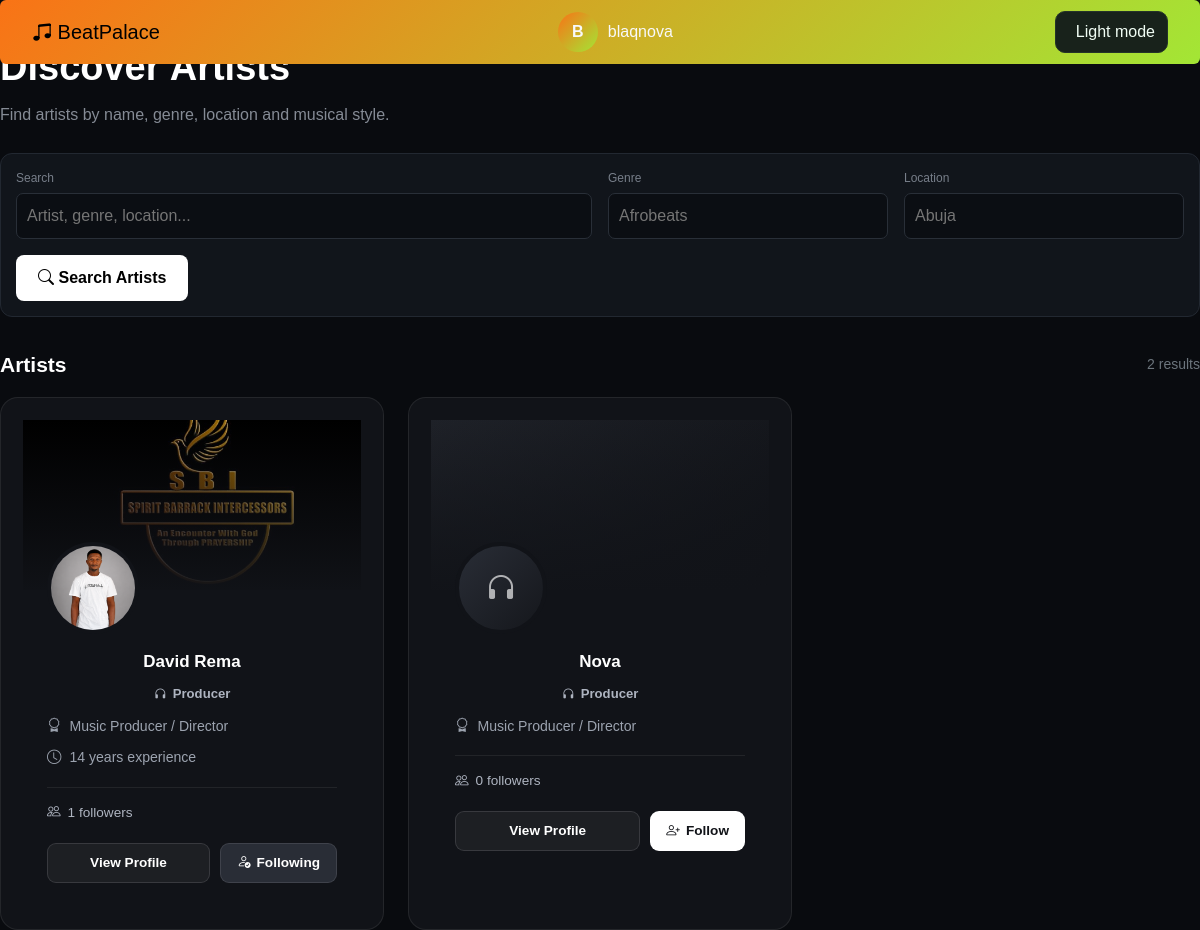
The page /discover/producers/ (signed in) on the database as committed earlier.
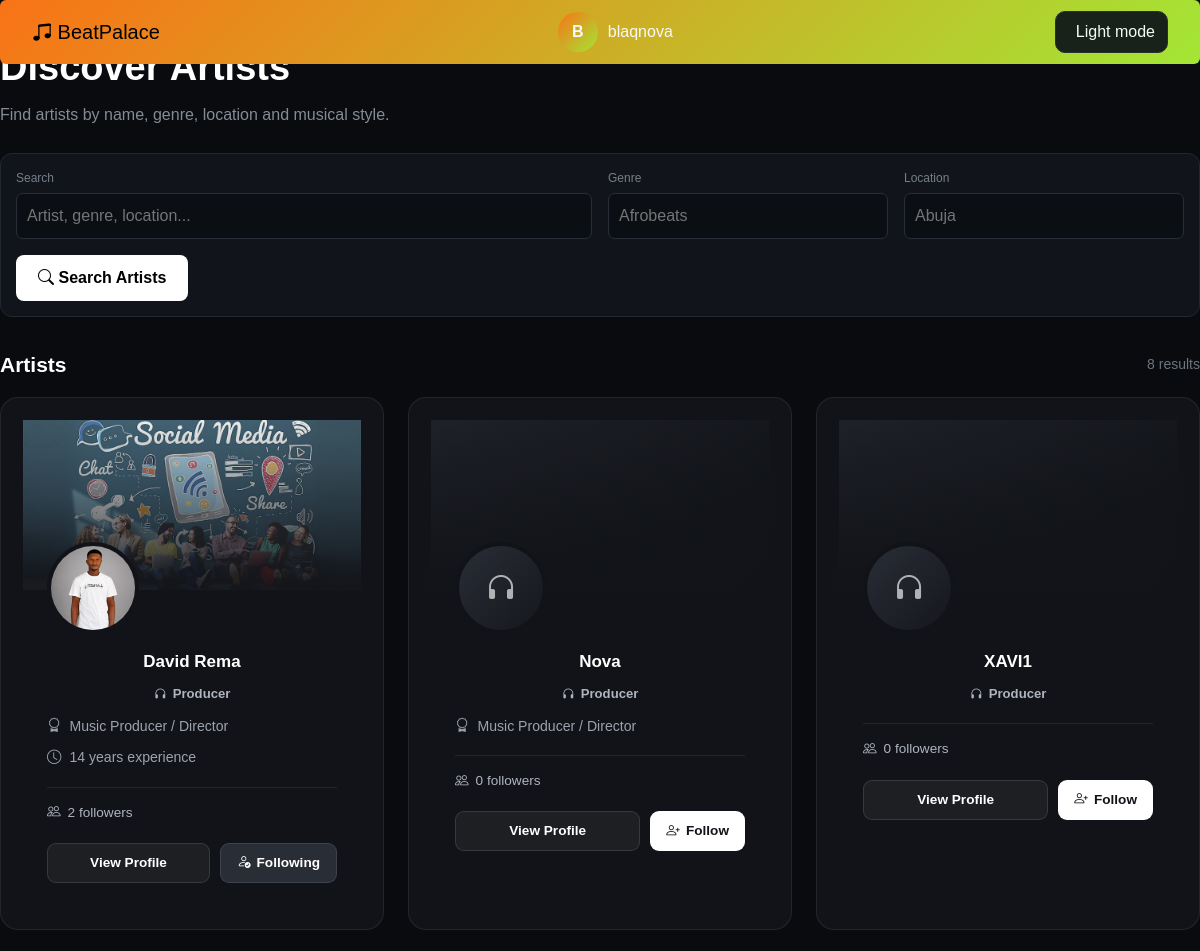
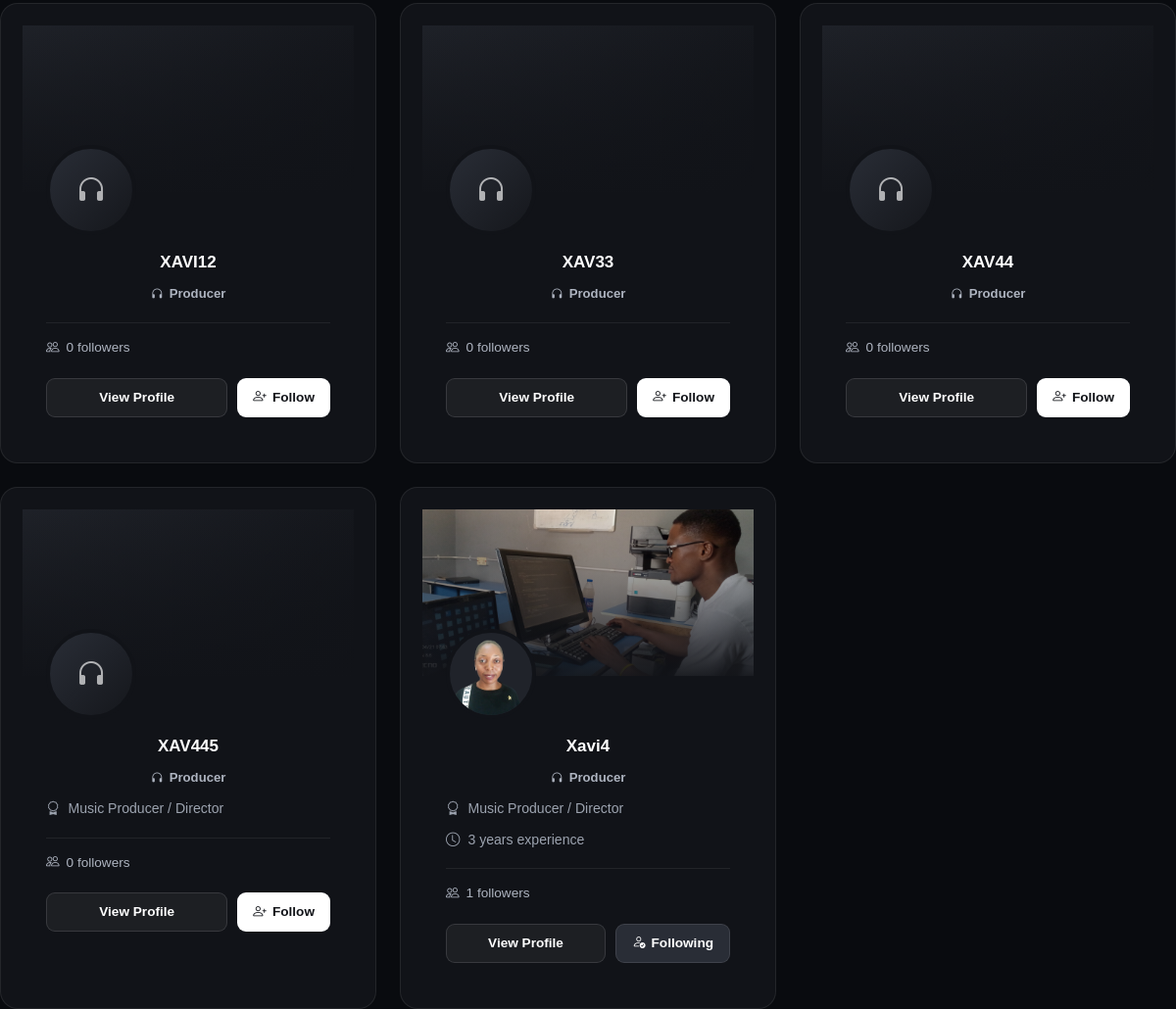
The same page on the database as committed later (2 pictures, top to bottom).
### accounts/models.py (models this page shows, shortened)
class User(AbstractUser):
    ROLE_CHOICES = (
        ("producer", "Producer"),
        ("artist", "Artist"),
    )
    email = models.EmailField(unique=True)
    role = models.CharField(
        max_length=20,
        choices=ROLE_CHOICES
    )
    avatar = models.ImageField(
        upload_to="avatars/",
        blank=True,
        null=True
    )
    verified = models.BooleanField(default=False)
    created_at = models.DateTimeField(auto_now_add=True)

### producers/models.py (models this page shows, shortened)
class ProducerProfile(models.Model):
    user = models.OneToOneField(
        settings.AUTH_USER_MODEL,
        on_delete=models.CASCADE,
        related_name="producer_profile",
    )
    full_name = models.CharField(max_length=150, blank=True, default="")
    professional_title = models.CharField(
        max_length=150, default="Music Producer / Director"
    )
    profile_image = models.ImageField(
        upload_to="producers/profile/", blank=True, null=True
    )
    cover_image = models.ImageField(
        upload_to="producer/covers/",
        blank=True,
        null=True
    )
    bio = models.TextField(blank=True, null=True)
    start_year = models.PositiveIntegerField(blank=True, null=True)
    end_year = models.PositiveIntegerField(blank=True, null=True)
    phone = models.CharField(max_length=30, blank=True)
    email = models.EmailField(blank=True)
    instagram = models.CharField(max_length=100, blank=True)
    website = models.URLField(blank=True)
    skill_description = models.TextField(
        blank=True,
        help_text="Example: Music Composition, Audio Production & Sound Design",
    )
    software = models.TextField(
        blank=True, help_text="Example: Ableton Live, Cubase, Adobe Premiere, Logic Pro"
    )
    education = models.TextField(blank=True)
    date_of_birth = models.DateField(blank=True, null=True)
    marital_status = models.CharField(max_length=50, blank=True)
    is_published = models.BooleanField(default=True)
    created_at = models.DateTimeField(auto_now_add=True)
    updated_at = models.DateTimeField(auto_now=True)
    @property
    def experience_years(self):
        if not self.start_year:
            return 0
        end_year = self.end_year
        if not end_year:
            from django.utils import timezone
            end_year = timezone.now().year
        return end_year - self.start_year

### discovery/views.py (the view, shortened to what this page needs)
def discover_producers(request):
    query = request.GET.get("q", "").strip()
    role = request.GET.get("role", "").strip()
    genre = request.GET.get("genre", "").strip()
    users = (
        User.objects
        .exclude(id=request.user.id)
        .filter(
            role__in=["producer"]
        )
        .select_related(
            "artist_profile",
        )
    )
    if role in ["producer"]:
        users = users.filter(
            role=role
        )
    if genre:
        users = users.filter(
            artist_profile__genre__icontains=genre
        )
    users = users.distinct()
    following_ids = set(
        Follow.objects
        .filter(
            follower=request.user
        )
        .values_list(
            "following_id",
            flat=True
        )
    )
    context = {
        "users": users,
        "query": query,
        "role": role,
        "genre": genre,
        "following_ids": following_ids,
    }
    return render(
        request,
        "discovery/producers.html",
        context
    )

### templates/discovery/producers.html (shortened to what this page needs)
{% extends "base.html" %}
{% block content %}
<div class="discover-hero">
    <h1>
        Discover Artists
    </h1>
    <p>
        Find artists by name, genre, location and
        musical style.
    </p>
    <form
        method="GET"
        class="filters"
    >
        <div class="row g-3 align-items-end">
            <div class="col-lg-6">
                <label>
                    Search
                </label>
                <input
                    type="text"
                    name="q"
                    value="{{ query }}"
                    placeholder="Artist, genre, location..."
                >
            </div>
            <div class="col-lg-3">
                <label>
                    Genre
                </label>
                <input
                    type="text"
                    name="genre"
                    value="{{ genre }}"
                    placeholder="Afrobeats"
                >
            </div>
            <div class="col-lg-3">
                <label>
                    Location
                </label>
                <input
                    type="text"
                    name="location"
                    value="{{ location }}"
                    placeholder="Abuja"
                >
            </div>
            <div class="col-12">
                <button
                    type="submit"
                    class="search-btn"
                >
                    <i class="bi bi-search"></i>
                    Search Artists
                </button>
            </div>
        </div>
    </form>
</div>
<div class="section-header">
    <h2>
        Artists
    </h2>
    <span class="text-secondary small">
        {{ users|length }} results
    </span>
</div>
<div class="row g-4">
    {% for user in users %}
        <div class="col-md-6 col-lg-4">
            <div class="discover-card">
                <div class="discover-cover">
                    {% if user.role == "artist" %}
                        {% if user.artist_profile.cover_image %}
                            <img
                                src="{{ user.artist_profile.cover_image.url }}"
                                alt="{{ user.artist_profile.artist_name }}"
                            >
                        {% endif %}
                    {% elif user.role == "producer" %}
                        {% if user.producer_profile.cover_image %}
                            <img
                                src="{{ user.producer_profile.cover_image.url }}"
                                alt="{{ user.producer_profile.full_name }}"
                            >
                        {% endif %}
                    {% endif %}
                    <div class="discover-cover-overlay"></div>
                </div>
                <div class="discover-avatar-wrapper">
                    {% if user.role == "artist" %}
                        {% if user.artist_profile.avatar %}
                            <img
                                src="{{ user.artist_profile.avatar.url }}"
                                class="discover-avatar"
                                alt="{{ user.artist_profile.artist_name }}"
                            >
                        {% elif user.avatar %}
                            <img
                                src="{{ user.avatar.url }}"
                                class="discover-avatar"
                                alt="{{ user.username }}"
                            >
                        {% else %}
                            <div class="discover-avatar-placeholder">
                                <i class="bi bi-mic"></i>
                            </div>
                        {% endif %}
                    {% elif user.role == "producer" %}
                        {% if user.producer_profile.profile_image %}
                            <img
                                src="{{ user.producer_profile.profile_image.url }}"
                                class="discover-avatar"
                                alt="{{ user.producer_profile.full_name }}"
                            >
                        {% elif user.avatar %}
                            <img
                                src="{{ user.avatar.url }}"
                                class="discover-avatar"
                                alt="{{ user.username }}"
                            >
                        {% else %}
                            <div class="discover-avatar-placeholder">
                                <i class="bi bi-headphones"></i>
                            </div>
                        {% endif %}
                    {% endif %}
                </div>
                <div class="discover-content">
                    <h5 class="discover-name">
                        {% if user.role == "artist" %}
                            {{ user.artist_profile.artist_name|default:user.username }}
                        {% elif user.role == "producer" %}
                            {{ user.producer_profile.full_name|default:user.username }}
                        {% endif %}
                    </h5>
                    <div class="discover-role">
                        {% if user.role == "artist" %}
                            <i class="bi bi-mic"></i>
                            Artist
                        {% elif user.role == "producer" %}
                            <i class="bi bi-headphones"></i>
                            Producer
                        {% endif %}
                    </div>
                    {% if user.role == "producer" %}
                        {% if user.producer_profile.professional_title %}
                            <div class="discover-meta">
                                <i class="bi bi-award"></i>
                                {{ user.producer_profile.professional_title }}
                            </div>
                        {% endif %}
                        {% if user.producer_profile.experience_years %}
                            <div class="discover-meta">
                                <i class="bi bi-clock"></i>
                                {{ user.producer_profile.experience_years }}
                                years experience
                            </div>
                        {% endif %}
                    {% endif %}
                    <div class="discover-stats">
                        <i class="bi bi-people"></i>
                        {{ user.engagement_followers.count }}
                        followers
                    </div>
                    <div class="card-actions">
                        {% if user.role == "artist" %}
                            <a
                                href="{% url 'artists:public_artist_profile' user.username %}"
                                class="btn-profile"
                            >
                                View Profile
                            </a>
                        {% elif user.role == "producer" %}
                            <a
                                href="{% url 'artists:public_artist_profile' user.username %}"
                                class="btn-profile"
                            >
                                View Profile
                            </a>
                        {% endif %}
                        {% if user.id in following_ids %}
                            <form
                                method="POST"
                                action="{% url 'engagement:toggle_follow' user.id %}"
                            >
                                <button
                                    type="submit"
                                    class="btn-follow following"
                                >
                                    <i class="bi bi-person-check"></i>
                                    Following
                                </button>
                            </form>
                        {% else %}
                            <form
                                method="POST"
                                action="{% url 'engagement:toggle_follow' user.id %}"
                            >
                                <button
                                    type="submit"
                                    class="btn-follow"
                                >
                                    <i class="bi bi-person-plus"></i>
                                    Follow
                                </button>
                            </form>
                        {% endif %}
                    </div>
                </div>
            </div>
        </div>
    {% endfor %}
</div>
{% endblock %}

### templates/base.html (shortened to what this page needs)
{% load static %}
<!DOCTYPE html>
<html lang="en">
<head>
    <link
    href="https://cdn.jsdelivr.net/npm/bootstrap@5.3.3/dist/css/bootstrap.min.css"
    rel="stylesheet"
    >
    <link
    href="https://cdn.jsdelivr.net/npm/bootstrap-icons@1.11.3/font/bootstrap-icons.css"
    rel="stylesheet"
    >
    <link
     rel="stylesheet"
     href="{% static 'css/style.css' %}"
    >
</head>
<nav class="navbar fixed-top text-light btn btn-primary">
    <div class="container-fluid d-flex justify-content-between align-items-center">
        {% if user.role == "artist" %}
            <a class="navbar-brand" href="{% url 'artist_dashboard' %}">
                <i class="bi bi-music-note-beamed"></i>
                BeatPalace
            </a>
        {% elif user.role == "producer" %}
            <a class="navbar-brand text-dark" href="{% url 'producer_dashboard' %}"
            >
                <i class="bi bi-music-note-beamed"></i>
                BeatPalace
            </a>
        {% endif %}
        <div class="d-flex gap-2">
            <div class="user-profile">
                <div class="avatar">
                    {{ user.username|first|upper }}
                </div>
                <span>
                    {{ user.username }}
                </span>
            </div>
        </div>
        <button
    type="button"
    class="theme-toggle"
    id="themeToggle"
    aria-label="Switch to light theme"
>
    <span id="themeLabel">Light mode</span>
</button>
    </div>
</nav>
{% block content %}
{% endblock %}
</body>
</html>

### static/css/style.css (style rules this page uses)
:root { color-scheme: dark; --bg: #090c0a; --sidebar: #0f1411; --card-deep: #050706; --card: #18221b; --card-raised: #223027; --input-bg: #0d120f; --primary: #f97316; --primary-light: #fb923c; --primary-soft: #2c1405; --secondary: #a3e635; --pink: #ef4444; --text: #f0fdf4; --muted-strong: #94a3b8; --muted: #415346; --border: #243329; --border-color: var(--border); --gradient-brand: linear-gradient(135deg, var(--primary), var(--secondary)); --gradient-avatar: linear-gradient(135deg, var(--primary), var(--pink)); --shadow-card: 0 15px 40px rgb(0 0 0 / 30%); --shadow-auth: 0 30px 80px rgb(0 0 0 / 40%); --radius-sm: 10px; --radius-md: 12px; --radius-lg: 16px; --radius-xl: 20px; --transition: 0.25s ease; }
* { box-sizing: border-box; }
html { scroll-behavior: smooth; }
img { max-width: 100%; }
button, input, select, textarea { font: inherit; }
button, a { -webkit-tap-highlight-color: transparent; }
.btn-primary { border: none; background: var(--gradient-brand); padding: 11px 20px; }
.user-profile { display: flex; align-items: center; gap: 10px; }
.avatar { width: 40px; height: 40px; display: flex; justify-content: center; align-items: center; border-radius: 50%; background: var(--gradient-brand); font-weight: bold; }
.discover-card { position: relative; overflow: hidden; background: var(--card); border: 1px solid var(--border-color); border-radius: var(--radius-xl); transition: var(--transition); }
.discover-cover { height: 150px; background: linear-gradient(135deg, var(--card-deep), var(--card)); overflow: hidden; }
.discover-cover img { width: 100%; height: 100%; object-fit: cover; }
.discover-avatar { width: 90px; height: 90px; margin: -45px auto 0; position: relative; display: flex; align-items: center; justify-content: center; border-radius: 50%; border: 4px solid var(--card); background: var(--gradient-avatar); color: var(--text); font-size: 32px; font-weight: 700; overflow: hidden; }
.discover-content { text-align: center; padding: 15px 20px 20px; }
.discover-role { display: inline-block; margin-top: 5px; color: var(--primary-soft); font-size: 13px; }
.section-header { display: flex; justify-content: space-between; align-items: center; margin-bottom: 20px; }
.auth-card, .content-card, .dashboard-section, .stat-card, .dashboard-stat-card, .discover-card, .quick-action, .person-card, .track-card { min-width: 0; }
.theme-toggle { display: inline-flex; align-items: center; justify-content: center; gap: 8px; min-height: 40px; padding: 8px 12px; border: 1px solid var(--border-color); border-radius: var(--radius-sm); background: var(--card); color: var(--text); cursor: pointer; transition: var(--transition); }

Rows that differ between the two databases and show on the page:
changed User "David Rema": producer_profile.cover_image: a different picture; engagement_followers.count "1" → "2"
added User: role "producer" (drawn), producer_profile.full_name "XAVI1", engagement_followers.count "0", shows "Follow"
added User: role "producer" (drawn), producer_profile.full_name "XAVI12", engagement_followers.count "0", shows "Follow"
added User: role "producer" (drawn), producer_profile.full_name "XAV33", engagement_followers.count "0", shows "Follow"
added User: role "producer" (drawn), producer_profile.full_name "XAV44", engagement_followers.count "0", shows "Follow"
added User: role "producer" (drawn), producer_profile.full_name "XAV445", producer_profile.professional_title "Music Producer / Director", engagement_followers.count "0", shows "Follow"
added User: producer_profile.cover_image (picture), producer_profile.profile_image (picture), producer_profile.full_name "Xavi4", role "producer" (drawn), producer_profile.professional_title "Music Producer / Director", producer_profile.experience_years "3", engagement_followers.count "1", shows "Following"
Other text that changed with them:
{{ users|length }}: "2" → "8"
